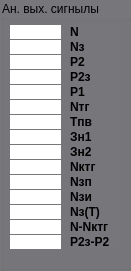
    <widget class="QGroupBox" name="groupBox_M1_4">
     <property name="geometry">
      <rect>
       <x>150</x>
       <y>310</y>
       <width>131</width>
       <height>271</height>
      </rect>
     </property>
     <property name="styleSheet">
      <string notr="true">background-color: rgb(119, 118, 123);</string>
     </property>
     <property name="title">
      <string>Ан. вых. сигнылы</string>
     </property>
     <widget class="QLabel" name="label_N">
      <property name="geometry">
       <rect>
        <x>10</x>
        <y>25</y>
        <width>51</width>
        <height>14</height>
       </rect>
      </property>
      <property name="font">
       <font>
        <pointsize>8</pointsize>
       </font>
      </property>
      <property name="styleSheet">
       <string notr="true">background-color: rgb(255, 255, 255);</string>
      </property>
      <property name="text">
       <string>&lt;html&gt;&lt;head/&gt;&lt;body&gt;&lt;p align=&quot;center&quot;&gt;&lt;br/&gt;&lt;/p&gt;&lt;/body&gt;&lt;/html&gt;</string>
      </property>
     </widget>
     <widget class="QLabel" name="label_Nz">
      <property name="geometry">
       <rect>
        <x>10</x>
        <y>40</y>
        <width>51</width>
        <height>14</height>
       </rect>
      </property>
      <property name="font">
       <font>
        <pointsize>8</pointsize>
       </font>
      </property>
      <property name="styleSheet">
       <string notr="true">background-color: rgb(255, 255, 255);</string>
      </property>
      <property name="text">
       <string>&lt;html&gt;&lt;head/&gt;&lt;body&gt;&lt;p align=&quot;center&quot;&gt;&lt;br/&gt;&lt;/p&gt;&lt;/body&gt;&lt;/html&gt;</string>
      </property>
     </widget>
     <widget class="QLabel" name="label_P2">
      <property name="geometry">
       <rect>
        <x>10</x>
        <y>55</y>
        <width>51</width>
        <height>14</height>
       </rect>
      </property>
      <property name="font">
       <font>
        <pointsize>8</pointsize>
       </font>
      </property>
      <property name="styleSheet">
       <string notr="true">background-color: rgb(255, 255, 255);</string>
      </property>
      <property name="text">
       <string>&lt;html&gt;&lt;head/&gt;&lt;body&gt;&lt;p align=&quot;center&quot;&gt;&lt;br/&gt;&lt;/p&gt;&lt;/body&gt;&lt;/html&gt;</string>
      </property>
     </widget>
     <widget class="QLabel" name="label_P2z">
      <property name="geometry">
       <rect>
        <x>10</x>
        <y>70</y>
        <width>51</width>
        <height>14</height>
       </rect>
      </property>
      <property name="font">
       <font>
        <pointsize>8</pointsize>
       </font>
      </property>
      <property name="styleSheet">
       <string notr="true">background-color: rgb(255, 255, 255);</string>
      </property>
      <property name="text">
       <string>&lt;html&gt;&lt;head/&gt;&lt;body&gt;&lt;p align=&quot;center&quot;&gt;&lt;br/&gt;&lt;/p&gt;&lt;/body&gt;&lt;/html&gt;</string>
      </property>
     </widget>
     <widget class="QLabel" name="label_P1">
      <property name="geometry">
       <rect>
        <x>10</x>
        <y>85</y>
        <width>51</width>
        <height>14</height>
       </rect>
      </property>
      <property name="font">
       <font>
        <pointsize>8</pointsize>
       </font>
      </property>
      <property name="styleSheet">
       <string notr="true">background-color: rgb(255, 255, 255);</string>
      </property>
      <property name="text">
       <string>&lt;html&gt;&lt;head/&gt;&lt;body&gt;&lt;p align=&quot;center&quot;&gt;&lt;br/&gt;&lt;/p&gt;&lt;/body&gt;&lt;/html&gt;</string>
      </property>
     </widget>
     <widget class="QLabel" name="label_Ntg">
      <property name="geometry">
       <rect>
        <x>10</x>
        <y>100</y>
        <width>51</width>
        <height>14</height>
       </rect>
      </property>
      <property name="font">
       <font>
        <pointsize>8</pointsize>
       </font>
      </property>
      <property name="styleSheet">
       <string notr="true">background-color: rgb(255, 255, 255);</string>
      </property>
      <property name="text">
       <string>&lt;html&gt;&lt;head/&gt;&lt;body&gt;&lt;p align=&quot;center&quot;&gt;&lt;br/&gt;&lt;/p&gt;&lt;/body&gt;&lt;/html&gt;</string>
      </property>
     </widget>
     <widget class="QLabel" name="label_Tpv">
      <property name="geometry">
       <rect>
        <x>10</x>
        <y>115</y>
        <width>51</width>
        <height>14</height>
       </rect>
      </property>
      <property name="font">
       <font>
        <pointsize>8</pointsize>
       </font>
      </property>
      <property name="styleSheet">
       <string notr="true">background-color: rgb(255, 255, 255);</string>
      </property>
      <property name="text">
       <string>&lt;html&gt;&lt;head/&gt;&lt;body&gt;&lt;p align=&quot;center&quot;&gt;&lt;br/&gt;&lt;/p&gt;&lt;/body&gt;&lt;/html&gt;</string>
      </property>
     </widget>
     <widget class="QLabel" name="label_Zn1">
      <property name="geometry">
       <rect>
        <x>10</x>
        <y>130</y>
        <width>51</width>
        <height>14</height>
       </rect>
      </property>
      <property name="font">
       <font>
        <pointsize>8</pointsize>
       </font>
      </property>
      <property name="styleSheet">
       <string notr="true">background-color: rgb(255, 255, 255);</string>
      </property>
      <property name="text">
       <string>&lt;html&gt;&lt;head/&gt;&lt;body&gt;&lt;p align=&quot;center&quot;&gt;&lt;br/&gt;&lt;/p&gt;&lt;/body&gt;&lt;/html&gt;</string>
      </property>
     </widget>
     <widget class="QLabel" name="label_P2zP2">
      <property name="geometry">
       <rect>
        <x>10</x>
        <y>235</y>
        <width>51</width>
        <height>14</height>
       </rect>
      </property>
      <property name="font">
       <font>
        <pointsize>8</pointsize>
       </font>
      </property>
      <property name="styleSheet">
       <string notr="true">background-color: rgb(255, 255, 255);</string>
      </property>
      <property name="text">
       <string>&lt;html&gt;&lt;head/&gt;&lt;body&gt;&lt;p align=&quot;center&quot;&gt;&lt;br/&gt;&lt;/p&gt;&lt;/body&gt;&lt;/html&gt;</string>
      </property>
     </widget>
     <widget class="QLabel" name="label_Zn2">
      <property name="geometry">
       <rect>
        <x>10</x>
        <y>145</y>
        <width>51</width>
        <height>14</height>
       </rect>
      </property>
      <property name="font">
       <font>
        <pointsize>8</pointsize>
       </font>
      </property>
      <property name="styleSheet">
       <string notr="true">background-color: rgb(255, 255, 255);</string>
      </property>
      <property name="text">
       <string>&lt;html&gt;&lt;head/&gt;&lt;body&gt;&lt;p align=&quot;center&quot;&gt;&lt;br/&gt;&lt;/p&gt;&lt;/body&gt;&lt;/html&gt;</string>
      </property>
     </widget>
     <widget class="QLabel" name="label_NzT">
      <property name="geometry">
       <rect>
        <x>10</x>
        <y>205</y>
        <width>51</width>
        <height>14</height>
       </rect>
      </property>
      <property name="font">
       <font>
        <pointsize>8</pointsize>
       </font>
      </property>
      <property name="styleSheet">
       <string notr="true">background-color: rgb(255, 255, 255);</string>
      </property>
      <property name="text">
       <string>&lt;html&gt;&lt;head/&gt;&lt;body&gt;&lt;p align=&quot;center&quot;&gt;&lt;br/&gt;&lt;/p&gt;&lt;/body&gt;&lt;/html&gt;</string>
      </property>
     </widget>
     <widget class="QLabel" name="label_Nzi">
      <property name="geometry">
       <rect>
        <x>10</x>
        <y>190</y>
        <width>51</width>
        <height>14</height>
       </rect>
      </property>
      <property name="font">
       <font>
        <pointsize>8</pointsize>
       </font>
      </property>
      <property name="styleSheet">
       <string notr="true">background-color: rgb(255, 255, 255);</string>
      </property>
      <property name="text">
       <string>&lt;html&gt;&lt;head/&gt;&lt;body&gt;&lt;p align=&quot;center&quot;&gt;&lt;br/&gt;&lt;/p&gt;&lt;/body&gt;&lt;/html&gt;</string>
      </property>
     </widget>
     <widget class="QLabel" name="label_NNktg">
      <property name="geometry">
       <rect>
        <x>10</x>
        <y>220</y>
        <width>51</width>
        <height>14</height>
       </rect>
      </property>
      <property name="font">
       <font>
        <pointsize>8</pointsize>
       </font>
      </property>
      <property name="styleSheet">
       <string notr="true">background-color: rgb(255, 255, 255);</string>
      </property>
      <property name="text">
       <string>&lt;html&gt;&lt;head/&gt;&lt;body&gt;&lt;p align=&quot;center&quot;&gt;&lt;br/&gt;&lt;/p&gt;&lt;/body&gt;&lt;/html&gt;</string>
      </property>
     </widget>
     <widget class="QLabel" name="label_Nzp">
      <property name="geometry">
       <rect>
        <x>10</x>
        <y>175</y>
        <width>51</width>
        <height>14</height>
       </rect>
      </property>
      <property name="font">
       <font>
        <pointsize>8</pointsize>
       </font>
      </property>
      <property name="styleSheet">
       <string notr="true">background-color: rgb(255, 255, 255);</string>
      </property>
      <property name="text">
       <string>&lt;html&gt;&lt;head/&gt;&lt;body&gt;&lt;p align=&quot;center&quot;&gt;&lt;br/&gt;&lt;/p&gt;&lt;/body&gt;&lt;/html&gt;</string>
      </property>
     </widget>
     <widget class="QLabel" name="label_Nktg">
      <property name="geometry">
       <rect>
        <x>10</x>
        <y>160</y>
        <width>51</width>
        <height>14</height>
       </rect>
      </property>
      <property name="font">
       <font>
        <pointsize>8</pointsize>
       </font>
      </property>
      <property name="styleSheet">
       <string notr="true">background-color: rgb(255, 255, 255);</string>
      </property>
      <property name="text">
       <string>&lt;html&gt;&lt;head/&gt;&lt;body&gt;&lt;p align=&quot;center&quot;&gt;&lt;br/&gt;&lt;/p&gt;&lt;/body&gt;&lt;/html&gt;</string>
      </property>
     </widget>
     <widget class="QLabel" name="label_14">
      <property name="geometry">
       <rect>
        <x>70</x>
        <y>70</y>
        <width>51</width>
        <height>14</height>
       </rect>
      </property>
      <property name="font">
       <font>
        <pointsize>9</pointsize>
        <weight>75</weight>
        <bold>true</bold>
       </font>
      </property>
      <property name="styleSheet">
       <string notr="true"/>
      </property>
      <property name="text">
       <string>&lt;html&gt;&lt;head/&gt;&lt;body&gt;&lt;p&gt;P2з&lt;/p&gt;&lt;/body&gt;&lt;/html&gt;</string>
      </property>
     </widget>
     <widget class="QLabel" name="label_13">
      <property name="geometry">
       <rect>
        <x>70</x>
        <y>55</y>
        <width>51</width>
        <height>14</height>
       </rect>
      </property>
      <property name="font">
       <font>
        <pointsize>9</pointsize>
        <weight>75</weight>
        <bold>true</bold>
       </font>
      </property>
      <property name="styleSheet">
       <string notr="true"/>
      </property>
      <property name="text">
       <string>&lt;html&gt;&lt;head/&gt;&lt;body&gt;&lt;p&gt;P2&lt;/p&gt;&lt;/body&gt;&lt;/html&gt;</string>
      </property>
     </widget>
     <widget class="QLabel" name="label_21">
      <property name="geometry">
       <rect>
        <x>70</x>
        <y>175</y>
        <width>51</width>
        <height>14</height>
       </rect>
      </property>
      <property name="font">
       <font>
        <pointsize>9</pointsize>
        <weight>75</weight>
        <bold>true</bold>
       </font>
      </property>
      <property name="styleSheet">
       <string notr="true"/>
      </property>
      <property name="text">
       <string>&lt;html&gt;&lt;head/&gt;&lt;body&gt;&lt;p&gt;Nзп&lt;/p&gt;&lt;/body&gt;&lt;/html&gt;</string>
      </property>
     </widget>
     <widget class="QLabel" name="label_18">
      <property name="geometry">
       <rect>
        <x>70</x>
        <y>130</y>
        <width>51</width>
        <height>14</height>
       </rect>
      </property>
      <property name="font">
       <font>
        <pointsize>9</pointsize>
        <weight>75</weight>
        <bold>true</bold>
       </font>
      </property>
      <property name="styleSheet">
       <string notr="true"/>
      </property>
      <property name="text">
       <string>&lt;html&gt;&lt;head/&gt;&lt;body&gt;&lt;p&gt;Зн1&lt;/p&gt;&lt;/body&gt;&lt;/html&gt;</string>
      </property>
     </widget>
     <widget class="QLabel" name="label_17">
      <property name="geometry">
       <rect>
        <x>70</x>
        <y>115</y>
        <width>51</width>
        <height>14</height>
       </rect>
      </property>
      <property name="font">
       <font>
        <pointsize>9</pointsize>
        <weight>75</weight>
        <bold>true</bold>
       </font>
      </property>
      <property name="styleSheet">
       <string notr="true"/>
      </property>
      <property name="text">
       <string>&lt;html&gt;&lt;head/&gt;&lt;body&gt;&lt;p&gt;Tпв&lt;/p&gt;&lt;/body&gt;&lt;/html&gt;</string>
      </property>
     </widget>
     <widget class="QLabel" name="label_24">
      <property name="geometry">
       <rect>
        <x>70</x>
        <y>220</y>
        <width>51</width>
        <height>14</height>
       </rect>
      </property>
      <property name="font">
       <font>
        <pointsize>9</pointsize>
        <weight>75</weight>
        <bold>true</bold>
       </font>
      </property>
      <property name="styleSheet">
       <string notr="true"/>
      </property>
      <property name="text">
       <string>&lt;html&gt;&lt;head/&gt;&lt;body&gt;&lt;p&gt;N-Nктг&lt;/p&gt;&lt;/body&gt;&lt;/html&gt;</string>
      </property>
     </widget>
     <widget class="QLabel" name="label_11">
      <property name="geometry">
       <rect>
        <x>70</x>
        <y>25</y>
        <width>51</width>
        <height>14</height>
       </rect>
      </property>
      <property name="font">
       <font>
        <pointsize>9</pointsize>
        <weight>75</weight>
        <bold>true</bold>
       </font>
      </property>
      <property name="styleSheet">
       <string notr="true"/>
      </property>
      <property name="text">
       <string>&lt;html&gt;&lt;head/&gt;&lt;body&gt;&lt;p&gt;N&lt;/p&gt;&lt;/body&gt;&lt;/html&gt;</string>
      </property>
     </widget>
     <widget class="QLabel" name="label_22">
      <property name="geometry">
       <rect>
        <x>70</x>
        <y>190</y>
        <width>51</width>
        <height>14</height>
       </rect>
      </property>
      <property name="font">
       <font>
        <pointsize>9</pointsize>
        <weight>75</weight>
        <bold>true</bold>
       </font>
      </property>
      <property name="styleSheet">
       <string notr="true"/>
      </property>
      <property name="text">
       <string>&lt;html&gt;&lt;head/&gt;&lt;body&gt;&lt;p&gt;Nзи&lt;/p&gt;&lt;/body&gt;&lt;/html&gt;</string>
      </property>
     </widget>
     <widget class="QLabel" name="label_16">
      <property name="geometry">
       <rect>
        <x>70</x>
        <y>100</y>
        <width>51</width>
        <height>14</height>
       </rect>
      </property>
      <property name="font">
       <font>
        <pointsize>9</pointsize>
        <weight>75</weight>
        <bold>true</bold>
       </font>
      </property>
      <property name="styleSheet">
       <string notr="true"/>
      </property>
      <property name="text">
       <string>&lt;html&gt;&lt;head/&gt;&lt;body&gt;&lt;p&gt;Nтг&lt;/p&gt;&lt;/body&gt;&lt;/html&gt;</string>
      </property>
     </widget>
     <widget class="QLabel" name="label_20">
      <property name="geometry">
       <rect>
        <x>70</x>
        <y>160</y>
        <width>51</width>
        <height>14</height>
       </rect>
      </property>
      <property name="font">
       <font>
        <pointsize>9</pointsize>
        <weight>75</weight>
        <bold>true</bold>
       </font>
      </property>
      <property name="styleSheet">
       <string notr="true"/>
      </property>
      <property name="text">
       <string>&lt;html&gt;&lt;head/&gt;&lt;body&gt;&lt;p&gt;Nктг&lt;/p&gt;&lt;/body&gt;&lt;/html&gt;</string>
      </property>
     </widget>
     <widget class="QLabel" name="label_23">
      <property name="geometry">
       <rect>
        <x>70</x>
        <y>205</y>
        <width>51</width>
        <height>14</height>
       </rect>
      </property>
      <property name="font">
       <font>
        <pointsize>9</pointsize>
        <weight>75</weight>
        <bold>true</bold>
       </font>
      </property>
      <property name="styleSheet">
       <string notr="true"/>
      </property>
      <property name="text">
       <string>&lt;html&gt;&lt;head/&gt;&lt;body&gt;&lt;p&gt;Nз(Т)&lt;/p&gt;&lt;/body&gt;&lt;/html&gt;</string>
      </property>
     </widget>
     <widget class="QLabel" name="label_25">
      <property name="geometry">
       <rect>
        <x>70</x>
        <y>235</y>
        <width>51</width>
        <height>14</height>
       </rect>
      </property>
      <property name="font">
       <font>
        <pointsize>9</pointsize>
        <weight>75</weight>
        <bold>true</bold>
       </font>
      </property>
      <property name="styleSheet">
       <string notr="true"/>
      </property>
      <property name="text">
       <string>&lt;html&gt;&lt;head/&gt;&lt;body&gt;&lt;p&gt;P2з-P2&lt;/p&gt;&lt;/body&gt;&lt;/html&gt;</string>
      </property>
     </widget>
     <widget class="QLabel" name="label_19">
      <property name="geometry">
       <rect>
        <x>70</x>
        <y>145</y>
        <width>51</width>
        <height>14</height>
       </rect>
      </property>
      <property name="font">
       <font>
        <pointsize>9</pointsize>
        <weight>75</weight>
        <bold>true</bold>
       </font>
      </property>
      <property name="styleSheet">
       <string notr="true"/>
      </property>
      <property name="text">
       <string>&lt;html&gt;&lt;head/&gt;&lt;body&gt;&lt;p&gt;Зн2&lt;/p&gt;&lt;/body&gt;&lt;/html&gt;</string>
      </property>
     </widget>
     <widget class="QLabel" name="label_15">
      <property name="geometry">
       <rect>
        <x>70</x>
        <y>85</y>
        <width>51</width>
        <height>14</height>
       </rect>
      </property>
      <property name="font">
       <font>
        <pointsize>9</pointsize>
        <weight>75</weight>
        <bold>true</bold>
       </font>
      </property>
      <property name="styleSheet">
       <string notr="true"/>
      </property>
      <property name="text">
       <string>&lt;html&gt;&lt;head/&gt;&lt;body&gt;&lt;p&gt;P1&lt;/p&gt;&lt;/body&gt;&lt;/html&gt;</string>
      </property>
     </widget>
     <widget class="QLabel" name="label_12">
      <property name="geometry">
       <rect>
        <x>70</x>
        <y>40</y>
        <width>51</width>
        <height>14</height>
       </rect>
      </property>
      <property name="font">
       <font>
        <pointsize>9</pointsize>
        <weight>75</weight>
        <bold>true</bold>
       </font>
      </property>
      <property name="styleSheet">
       <string notr="true"/>
      </property>
      <property name="text">
       <string>&lt;html&gt;&lt;head/&gt;&lt;body&gt;&lt;p&gt;Nз&lt;/p&gt;&lt;/body&gt;&lt;/html&gt;</string>
      </property>
     </widget>
    </widget>
